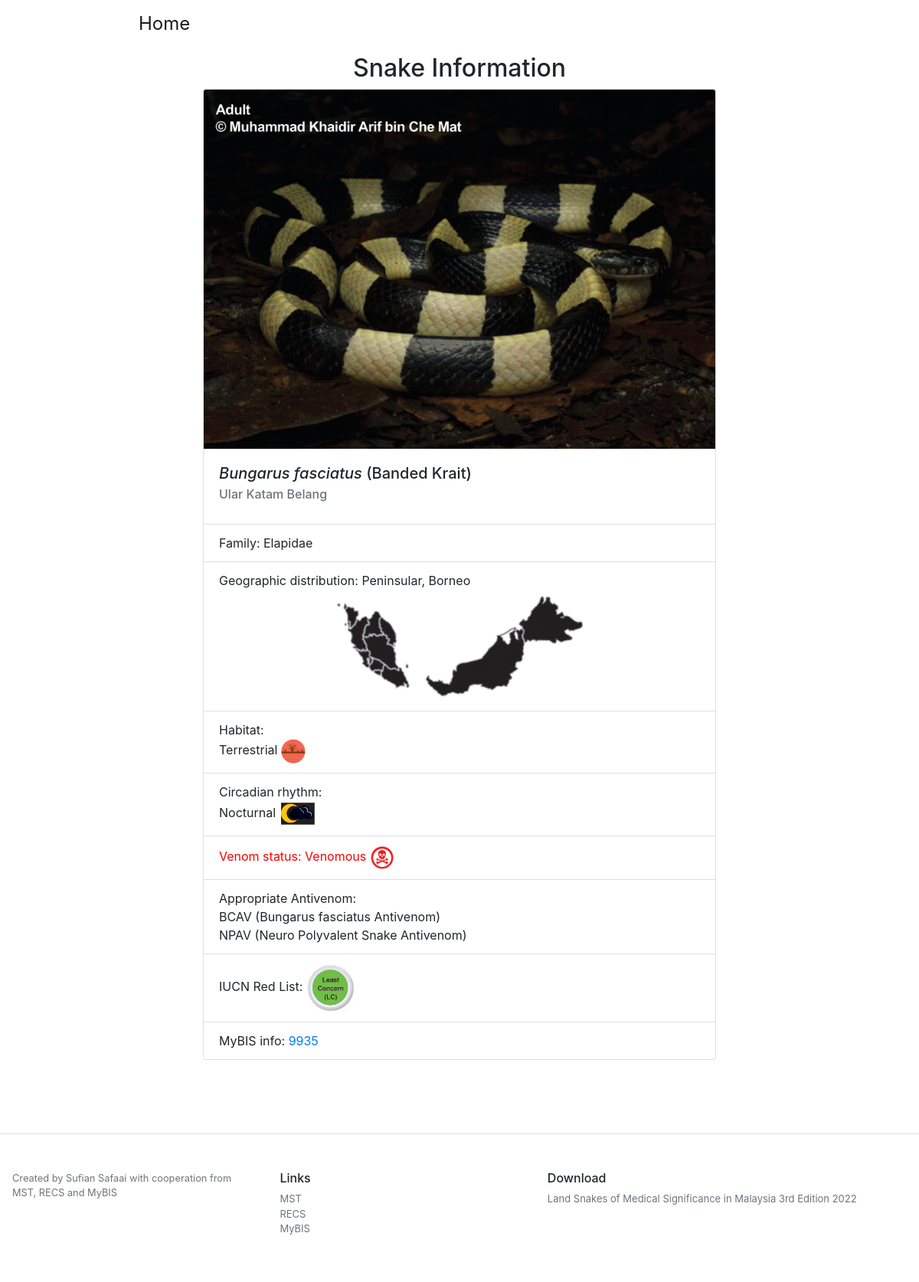
Page /snake_info/2 on the earlier database version.
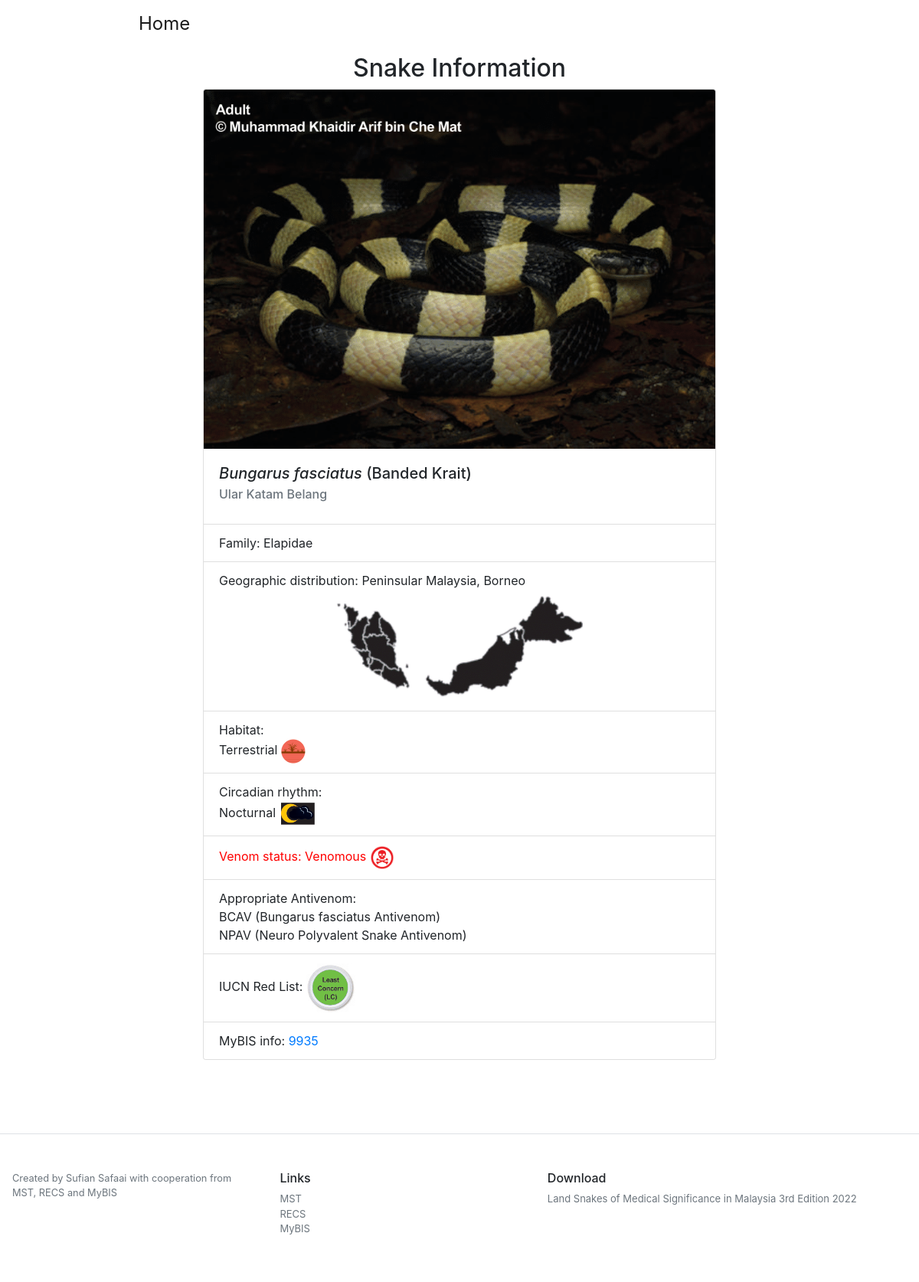
Same page on the later database version.
### project/models.py (models this page shows)
class Snakes(db.Model):
    __tablename__ = 'snake'
    id = db.Column(db.Integer, primary_key=True)
    name_en = db.Column(db.String(50), nullable=True)
    name_bm = db.Column(db.String(50), nullable=True)
    name_scientific = db.Column(db.String(50), nullable=True)
    family = db.Column(db.String(50), nullable=True)
    snake_location = db.Column(db.String(50), nullable=True)
    habitat = db.Column(db.String(50), nullable=True)
    circadian = db.Column(db.String(50), nullable=True)
    venom_status = db.Column(db.String(50), nullable=True)
    antivenom = db.Column(db.String(50), nullable=True)
    iucn = db.Column(db.String(50), nullable=True)
    mybis = db.Column(db.String(50), nullable=True)
    locations = db.relationship('Snake_location', backref = 'location', lazy='dynamic')

### project/sdata/sdata.py (the view)
@sdata.route('/snake_info/<int:id>')
def snake_info(id):
    snake_intel = Snakes.query.get(id)
    mypath = 'project/static/snake_img/' + str(id)
    img_files = [f for f in listdir(mypath) if isfile(join(mypath, f))]
    def convert(string):
        li = list(string.split(","))
        return li
    return render_template('snake_info.html',
    snake_intel=snake_intel,
    img_files=img_files,
    convert=convert
    )

### project/sdata/templates/snake_info.html (shortened to what this page needs)
{% extends "base.html" %}
{% block head %}
{{super()}}
<head>
</head>
{% endblock %}
{% block content %}
<div class="container" style="padding-top: 10px;margin: auto;max-width: 700px;">
  <h2 style="text-align: center;">Snake Information</h2>
  <div class="card" style="width: 100%;">
    {% for i in img_files %}
    <img class="card-img-top" src="{{url_for('sdata.img_info', id=snake_intel.id, filename=i )}}" alt="Card image cap">
    {% endfor %}
    <div class="card-body">
      <h5 class="card-title"><i>{{snake_intel.name_scientific}}</i> ({{snake_intel.name_en}})</h5>
      <h6 class="card-subtitle mb-2 text-muted">{{ snake_intel.name_bm }}</h6>
    </div>
    <ul class="list-group list-group-flush">
      <li class="list-group-item">Family: {{snake_intel.family}}</li>
      <li class="list-group-item">Geographic distribution: {{snake_intel.snake_location}}<br>
        <img class="card-img-top mx-auto" src="{{url_for('sdata.geo', id=snake_intel.id )}}" alt="Card image cap" style="max-width: 355px;display: block;">
      </li>
      <li class="list-group-item">Habitat: <br>
      {% for h in convert(snake_intel.habitat) %}
        {{h}}
         <img class="img-fluid" src="{{url_for('sdata.static', filename='logo/')}}{{h +'.png'}}" alt="Card image cap" style="max-width: 32px;">
         <br>
       {% endfor %}
      </li>
      <li class="list-group-item">Circadian rhythm:<br>
      {% for c in convert(snake_intel.circadian) %}
      {% if c %}
       {{c}}
        <img  class="img-fluid" src="{{url_for('sdata.static', filename='logo/')}}{{c +'.png'}}" alt="Card image cap" style="max-width: 48px;">
        <br>
      {% else %}
        None
      {% endif %}
      {% endfor %}
      </li>
      {% if snake_intel.venom_status=='Venomous' %}
      <li class="list-group-item" style="color:red">Venom status: {{snake_intel.venom_status}}
        <img class="img-fluid" src="{{url_for('sdata.static', filename='logo/')}}{{snake_intel.venom_status+'.png'}}" alt="Card image cap" style="max-width: 32px;">
      </li>
      {% elif snake_intel.venom_status=='Non-venomous' %}
      <li class="list-group-item" style="color:green">Venom status: {{snake_intel.venom_status}}
        <img class="img-fluid" src="{{url_for('sdata.static', filename='logo/')}}{{snake_intel.venom_status+'.png'}}" alt="Card image cap" style="max-width: 32px;">
      </li>
      {% elif snake_intel.venom_status=='Undetermined' %}
      <li class="list-group-item">Venom status: {{snake_intel.venom_status}}
        <img class="img-fluid" src="{{url_for('sdata.static', filename='logo/')}}{{snake_intel.venom_status+'.png'}}" alt="Card image cap" style="max-width: 32px;">
      </li>
      {% else %}
      <li class="list-group-item">Venom status: {{snake_intel.venom_status}}</li>
      {% endif %}
      <li class="list-group-item">Appropriate Antivenom: <br>
        {% for a in convert(snake_intel.antivenom) %}
        {{ a }}<br>
        {% endfor %}
      </li>
      {% if snake_intel.iucn=='least' %}
      <li class="list-group-item">IUCN Red List:
        <img class="img-fluid" src="{{url_for('sdata.static', filename='logo/')}}{{snake_intel.iucn+'.png'}}" alt="Card image cap" style="max-width: 64px;">
      </li>
      {% elif snake_intel.iucn=='vulnerable' %}
      <li class="list-group-item">IUCN Red List:
        <img class="img-fluid" src="{{url_for('sdata.static', filename='logo/')}}{{snake_intel.iucn+'.png'}}" alt="Card image cap" style="max-width: 64px;">
      </li>
      {% elif snake_intel.iucn=='not_evaluated' %}
      <li class="list-group-item">IUCN Red List:
        <img class="img-fluid" src="{{url_for('sdata.static', filename='logo/')}}{{snake_intel.iucn+'.png'}}" alt="Card image cap" style="max-width: 64px;">
      </li>
      {% else %}
      <li class="list-group-item">IUCN Red List: None</li>
      {% endif %}
      <li class="list-group-item">MyBIS info: <a href="https://www.mybis.gov.my/sp/{{snake_intel.mybis}}"
          target="blank">{{snake_intel.mybis}}</a></li>
    </ul>
  </div>
  <br>
  <br>
</div>
{% endblock %}

### project/sdata/templates/base.html (shortened to what this page needs)
<!DOCTYPE html>
<html>
{% block head %}
<head>
  <link href="../static/css/bootstrap.min.css" rel="stylesheet">
</head>
{% endblock %}
<body>
  <header id="header" class="fixed-top">
  <div class="container d-flex align-items-center" style="max-width: 900px;background-color: white;">
  <nav class="navbar navbar-expand-lg navbar-light">
    <a class="navbar-brand {% if nav_index %}active{% endif %}" href="{{ url_for('sdata.index') }}">Home</a>
    </nav>
  </div>
  </header>
  {% block content %}
  {% endblock %}
  <footer class="pt-4 my-md-5 pt-md-5 border-top" style="padding: 1rem;">
    <div class="row">
      <div class="col">
        <small class="d-block mb-3 text-muted">Created by Sufian Safaai with cooperation from MST, RECS and MyBIS</small>
      </div>
      <div class="col">
        <h6>Links</h6>
        <ul class="list-unstyled text-small" style="font-size: small;">
          <li><a class="text-muted" href="http://mstoxinology.blogspot.com/">MST</a></li>
          <li><a class="text-muted" href="https://recs.org.my/">RECS</a></li>
          <li><a class="text-muted" href="https://www.mybis.gov.my/one/">MyBIS</a></li>
        </ul>
      </div>
      <div class="col-5">
        <h6>Download</h6>
        <ul class="list-unstyled text-small" style="font-size: small;">
          <li><a class="text-muted" href="#">Land Snakes of Medical Significance in Malaysia 3rd Edition 2022</a></li>
        </ul>
      </div>
    </div>
  </footer>
</body>
</html>

Differences in the rows shown:
changed Snakes "Terrestrial": snake_location "Peninsular, Borneo" → "Peninsular Malaysia, Borneo"
